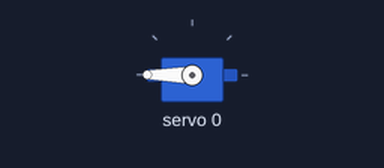
Bench run of a sketch on a simulated Arduino Uno, built with avr-gcc and run on an emulated ATmega328P. On the bench: servo.

Above: at 0.05 s.
At 3.5 s:
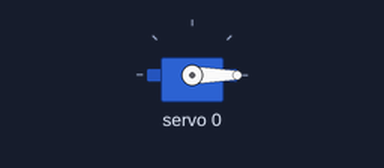
Timing chart, 0 to 8.1 s (numbered marks = the images above):
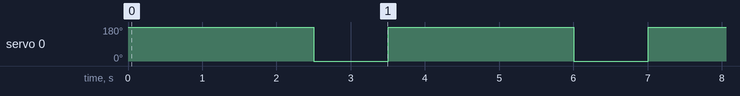

The sketch:

servocontroller.ino
```cpp
#include <Wire.h>
#include <Adafruit_PWMServoDriver.h>

Adafruit_PWMServoDriver ServoController = Adafruit_PWMServoDriver(0x40);

#define SERVOMINPULSE  110
#define SERVOMAXPULSE  590
#define elevatorL      0
#define elevatorR      1
#define aileronL       2
#define aileronR       3
#define bay            4
#define releaseMchnsm  5

void setup() {
  Serial.begin(115200);
  ServoController.begin();
  ServoController.setPWMFreq(60);
}

void loop() {
  ServoController.setPWM(elevatorL, 0, angleToPulse(180));
  delay(2500);
  ServoController.setPWM(elevatorL, 0, angleToPulse(0));
  delay(1000);
}

int angleToPulse(int ang){
   int pulse = map(ang,0, 180, SERVOMINPULSE,SERVOMAXPULSE);
   return pulse;
}
```

Measured:
- by itself, servo 0: alternates 180° for 2.5 s and 0° for 1.0 s
